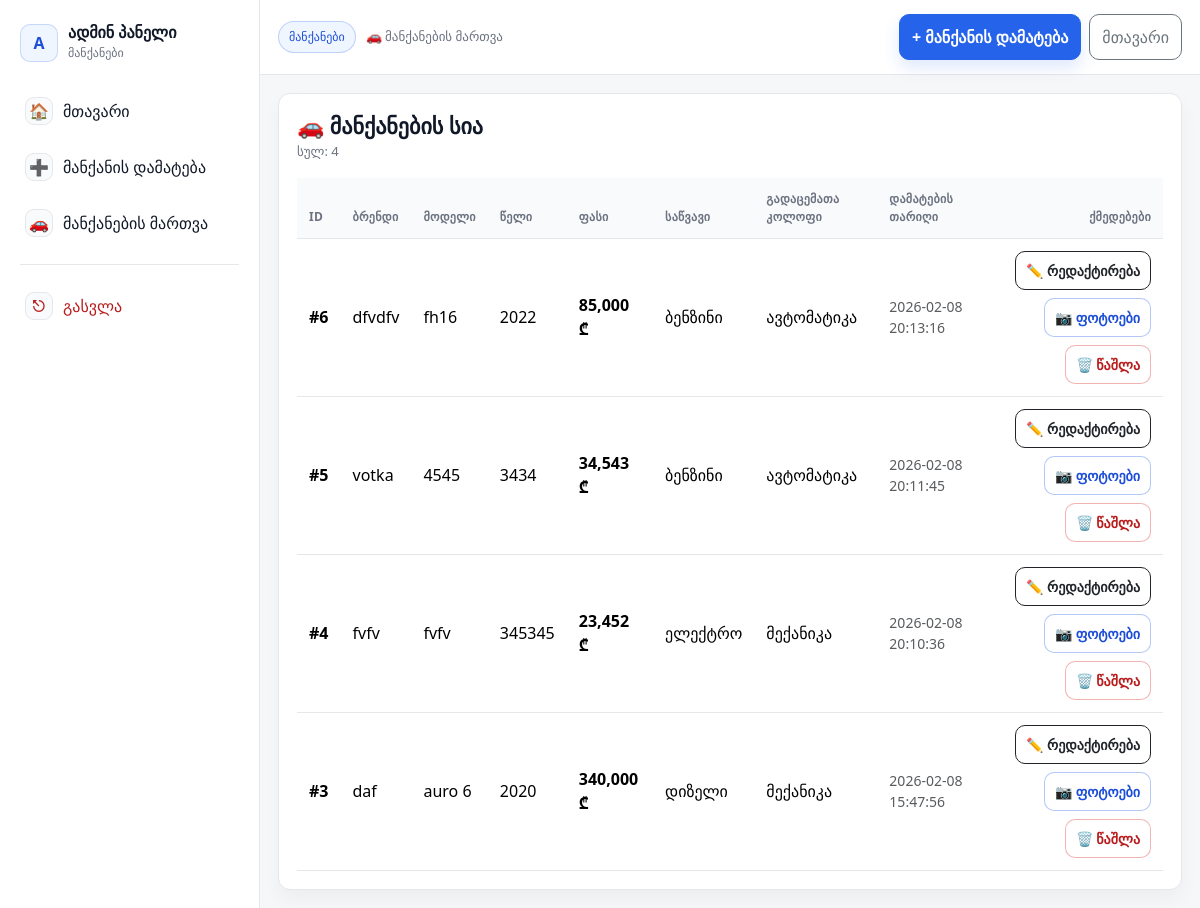
The app's page /admin/cars-manage.php (signed in) with its own data.
### tables this page shows
CREATE TABLE IF NOT EXISTS `car_main` (
  `id` int NOT NULL AUTO_INCREMENT,
  `title` varchar(255) DEFAULT NULL,
  `brand` varchar(100) DEFAULT NULL,
  `model` varchar(100) DEFAULT NULL,
  `year` int DEFAULT NULL,
  `price` int DEFAULT NULL,
  `fuel` varchar(50) DEFAULT NULL,
  `gearbox` varchar(50) DEFAULT NULL,
  `mileage` int DEFAULT NULL,
  `description` text,
  `status` enum('available','sold') NOT NULL DEFAULT 'available',
  `created_at` timestamp NULL DEFAULT CURRENT_TIMESTAMP,
  `title_ka` text,
  `title_en` text,
  `title_ru` text,
  `description_ka` longtext,
  `description_en` longtext,
  `description_ru` longtext,
  PRIMARY KEY (`id`)
);

### public_html/admin/cars-manage.php (the view, shortened to what this page needs)
<?php
require __DIR__ . "/config/db.php";
$stmt = $pdo->query("
  SELECT
    c.*,
    (
      SELECT i.image
      FROM car_main_images i
      WHERE i.car_id = c.id
      ORDER BY i.id ASC
      LIMIT 1
    ) AS main_image
  FROM car_main c
  ORDER BY c.created_at DESC
");
$cars = $stmt->fetchAll(PDO::FETCH_ASSOC);
?>
<!doctype html>
<html lang="ka">
<head>
  <link rel="stylesheet" href="https://cdn.jsdelivr.net/npm/bootstrap@5.3.3/dist/css/bootstrap.min.css">
  <link rel="stylesheet" href="../assets/css/admin.css">
</head>
<body class="admin">
  <aside class="admin-sidebar">
    <div class="admin-sidebar__brand">
      <div class="admin-sidebar__logo">A</div>
      <div>
        <div class="admin-sidebar__title">ადმინ პანელი</div>
        <div class="admin-sidebar__subtitle">მანქანები</div>
      </div>
    </div>
    <nav class="admin-nav">
      <a class="admin-nav__link" href="dashboard.php"><span class="admin-nav__icon">🏠</span> მთავარი</a>
      <a class="admin-nav__link" href="cars-add.php"><span class="admin-nav__icon">➕</span> მანქანის დამატება</a>
      <a class="admin-nav__link" href="cars-manage.php"><span class="admin-nav__icon">🚗</span> მანქანების მართვა</a>
      <div class="admin-nav__sep"></div>
      <a class="admin-nav__link admin-nav__link--danger" href="logout.php"><span class="admin-nav__icon">⎋</span>
        გასვლა</a>
    </nav>
  </aside>
  <div class="admin-main">
    <header class="admin-topbar">
      <div class="admin-topbar__left">
        <div class="admin-topbar__badge">მანქანები</div>
        <div class="admin-topbar__hint">🚗 მანქანების მართვა</div>
      </div>
      <div class="admin-topbar__right d-flex gap-2">
        <a class="btn btn-primary admin-btn" href="cars-add.php">+ მანქანის დამატება</a>
        <a class="btn btn-outline-secondary admin-btn-soft" href="dashboard.php">მთავარი</a>
      </div>
    </header>
    <main class="admin-content">
      <div class="admin-card">
        <div class="d-flex align-items-center justify-content-between flex-wrap gap-2 mb-3">
          <div>
            <h2 class="admin-h2 mb-1">🚗 მანქანების სია</h2>
            <div class="admin-muted">სულ: <?= (int) count($cars) ?></div>
          </div>
        </div>
        <?php if (empty($cars)): ?>
          <div class="alert alert-info mb-0">ჯერ არცერთი მანქანა არ არის დამატებული.</div>
        <?php else: ?>
          <div class="table-responsive">
            <table class="table admin-table align-middle mb-0">
              <thead>
                <tr>
                  <th>ID</th>
                  <th>ბრენდი</th>
                  <th>მოდელი</th>
                  <th>წელი</th>
                  <th>ფასი</th>
                  <th>საწვავი</th>
                  <th>გადაცემათა კოლოფი</th>
                  <th>დამატების თარიღი</th>
                  <th class="text-end">ქმედებები</th>
                </tr>
              </thead>
              <tbody>
                <?php foreach ($cars as $car): ?>
                  <tr>
                    <td class="admin-td-id">#<?= (int) $car["id"] ?></td>
                    <td><?= htmlspecialchars($car["brand"] ?? "") ?></td>
                    <td><?= htmlspecialchars($car["model"] ?? "") ?></td>
                    <td><?= (int) ($car["year"] ?? 0) ?></td>
                    <td class="fw-bold"><?= number_format((int) ($car["price"] ?? 0)) ?> ₾</td>
                    <td><?= htmlspecialchars($car["fuel"] ?? "") ?></td>
                    <td><?= htmlspecialchars($car["gearbox"] ?? "") ?></td>
                    <td class="text-muted small"><?= htmlspecialchars($car["created_at"] ?? "") ?></td>
                    <td class="text-end">
                      <div class="d-inline-flex flex-wrap gap-2 justify-content-end">
                        <a class="btn btn-sm btn-outline-dark admin-action" href="cars-edit.php?id=<?= (int) $car["id"] ?>">
                          ✏️ რედაქტირება
                        </a>
                        <a class="btn btn-sm btn-outline-primary admin-action"
                          href="car-photos.php?id=<?= (int) $car["id"] ?>">
                          📷 ფოტოები
                        </a>
                        <a class="btn btn-sm btn-outline-danger admin-action"
                          href="cars-delete.php?id=<?= (int) $car["id"] ?>"
                          onclick="return confirm('ნამდვილად გინდა წაშლა?');">
                          🗑 წაშლა
                        </a>
                      </div>
                    </td>
                  </tr>
                <?php endforeach; ?>
              </tbody>
            </table>
          </div>
        <?php endif; ?>
      </div>
    </main>
  </div>
</body>
</html>

### public_html/assets/css/admin.css (style rules this page uses)
:root { --admin-primary: #2563eb; --admin-primary-700: #1d4ed8; --admin-bg: #f6f7f8; --admin-card: #ffffff; --admin-border: #e5e7eb; --admin-text: #111827; --admin-muted: #6b7280; --admin-radius: 12px; --bs-primary: var(--admin-primary); --bs-primary-rgb: 37,99,235; }
body { background: var(--admin-bg); color: var(--admin-text); }
.admin { min-height: 100vh; display: grid; grid-template-columns: 260px 1fr; }
.admin-sidebar { background: #fff; border-right: 1px solid var(--admin-border); padding: 18px 14px; }
.admin-main { min-width: 0; }
.admin-topbar { background: #fff; border-bottom: 1px solid var(--admin-border); padding: 14px 18px; display:flex; align-items:center; justify-content: space-between; gap: 12px; }
.admin-content { padding: 18px; }
.admin-card { background: var(--admin-card); border: 1px solid var(--admin-border); border-radius: var(--admin-radius); box-shadow: 0 10px 20px rgba(0,0,0,.04); padding: 18px; }
.admin-h2 { font-size: 22px; font-weight: 800; }
.admin-muted { color: var(--admin-muted); font-size: 13px; }
.admin-sidebar__brand { display:flex; align-items:center; gap: 10px; padding: 6px 6px 14px 6px; }
.admin-sidebar__logo { width: 38px; height: 38px; border-radius: 10px; background: #eff6ff; border: 1px solid rgba(37,99,235,.20); display:flex; align-items:center; justify-content:center; font-weight: 900; color: var(--admin-primary-700); }
.admin-sidebar__title { font-weight: 900; line-height: 1.1; }
.admin-sidebar__subtitle { font-size: 12px; color: var(--admin-muted); margin-top: 2px; }
.admin-nav { display:flex; flex-direction: column; gap: 6px; margin-top: 10px; }
.admin-nav__link { text-decoration:none; color: #111827; border: 1px solid transparent; border-radius: 10px; padding: 10px 10px; display:flex; align-items:center; gap: 10px; transition: background .15s ease, border-color .15s ease, transform .05s ease; }
.admin-nav__icon { width: 28px; height: 28px; border-radius: 9px; background: #f9fafb; border: 1px solid var(--admin-border); display:flex; align-items:center; justify-content:center; }
.admin-nav__sep { height: 1px; background: var(--admin-border); margin: 10px 6px; }
.admin-nav__link--danger { color: #b91c1c; }
.admin-topbar__left { display:flex; align-items:center; gap: 10px; flex-wrap: wrap; }
.admin-topbar__badge { font-size: 12px; color: var(--admin-primary-700); background: #eff6ff; border: 1px solid rgba(37,99,235,.25); padding: 6px 10px; border-radius: 999px; }
.admin-topbar__hint { color: var(--admin-muted); font-size: 13px; }
.admin-btn { border-radius: 10px !important; font-weight: 800; padding: 10px 12px; box-shadow: 0 8px 16px rgba(37,99,235,.14); }
.btn-primary { background: var(--admin-primary) !important; border-color: var(--admin-primary) !important; }
.admin-btn-soft { border-radius: 10px !important; padding: 10px 12px; }
.admin-btn { border-radius: 10px !important; font-weight: 800; padding: 10px 12px; }
.admin-table { border-collapse: separate; border-spacing: 0; }
.admin-table thead th { font-size: 12px; letter-spacing: .3px; text-transform: uppercase; color: #6b7280; background: #f9fafb; border-bottom: 1px solid var(--admin-border) !important; padding: 12px 12px !important; }
.admin-table tbody td { border-top: 0 !important; border-bottom: 1px solid var(--admin-border) !important; padding: 12px 12px !important; vertical-align: middle; }
.admin-td-id { font-weight: 900; color: #111827; white-space: nowrap; }
.admin-action { border-radius: 10px !important; font-weight: 800; padding: 8px 10px; }
.btn-outline-primary { border-color: rgba(37,99,235,.35) !important; color: var(--admin-primary-700) !important; background: #fff !important; }
.btn-outline-danger { border-color: rgba(220,38,38,.35) !important; color: #b91c1c !important; background: #fff !important; }

### records on screen
car_main: id "6", brand "dfvdfv", model "fh16", year "2022", price "85,000", fuel "ბენზინი", gearbox "ავტომატიკა", created_at "2026-02-08 20:13:16"
car_main: id "5", brand "votka", model "4545", year "3434", price "34,543", fuel "ბენზინი", gearbox "ავტომატიკა", created_at "2026-02-08 20:11:45"
car_main: id "4", brand "fvfv", model "fvfv", year "345345", price "23,452", fuel "ელექტრო", gearbox "მექანიკა", created_at "2026-02-08 20:10:36"
car_main: id "3", brand "daf", model "auro 6", year "2020", price "340,000", fuel "დიზელი", gearbox "მექანიკა", created_at "2026-02-08 15:47:56"

### other values on screen
count($cars) "4"
